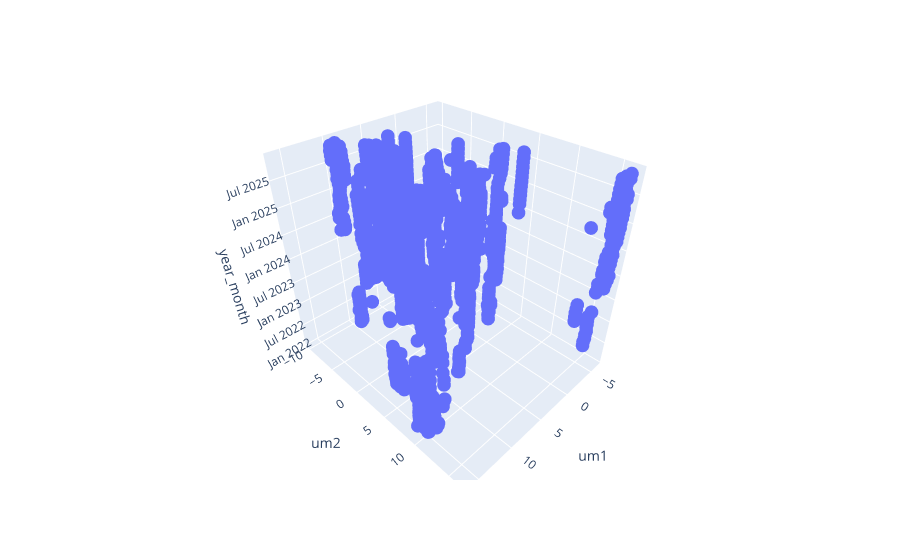

The code cell stored with this chart in its notebook:
### Code cell
# тяжело читать график
pe.scatter_3d(data_frame=monthly_div_vectors, x='um1', y='um2', z='year_month')

### Figure 1 — Plotly figure (JSON) as saved in the notebook; plotly's stock layout.template omitted (floating-point values rounded to 4 significant figures; data arrays with more than 128 entries replaced by an {"elided": "..."} marker saying what was removed)
{"data": [{"hovertemplate": "um1=%{x}<br>um2=%{y}<br>year_month=%{z}<extra></extra>", "legendgroup": "", "marker": {"color": "#636efa", "symbol": "circle"}, "mode": "markers", "name": "", "scene": "scene", "showlegend": false, "type": "scatter3d", "x": {"elided": "1629 float values"}, "y": {"elided": "1629 float values"}, "z": {"elided": "1629 str values"}}], "layout": {"legend": {"tracegroupgap": 0}, "margin": {"t": 60}, "scene": {"domain": {"x": [0, 1], "y": [0, 1]}, "xaxis": {"title": {"text": "um1"}}, "yaxis": {"title": {"text": "um2"}}, "zaxis": {"title": {"text": "year_month"}}}}}
